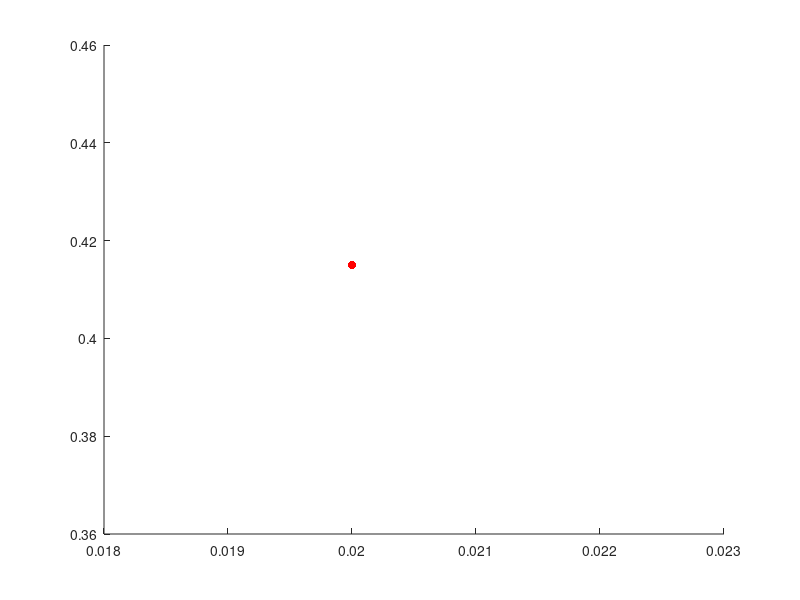

Reproduce this figure in MATLAB. (Note: this script raises an error after producing the figure.)
clf;clc;clear all;
v_belt = 0.2;
blocks = 0;
x = zeros(20,2);
count=0;
% x_prop = cell(20,2);
x_prop(1,1) = 'r'
x_prop(1,2) = 'o';
time_update = 0.1;
A = ['r','g','b','b'];
B = ['o','s','^','d'];
while (count<50)
    if (10*rand()>8)
        blocks=blocks+1;
        x(blocks,:) = [0,0.9*rand()+0.1];
        x_prop(blocks+1,1) = randsample(A,1);
        x_prop(blocks+1,2) = randsample(B,1);
    end
    x(:,1)=x(:,1)+v_belt*time_update;
    pause(time_update)
    for c=1:blocks
        s = scatter(x(c,1),x(c,2),char(x_prop(c,1)),"filled",char(x_prop(c,2)));
        s.SizeData = 1000;
        xlim([0 1]);
        ylim([0 1]);
        drawnow
        hold on
    end
    hold off;
    count=count+1;
end
% set(gca, 'Visible', 'off')
% exportgraphics(gcf,'conveyer.png','Resolution',50,'BackgroundColor','black','ContentType','image')